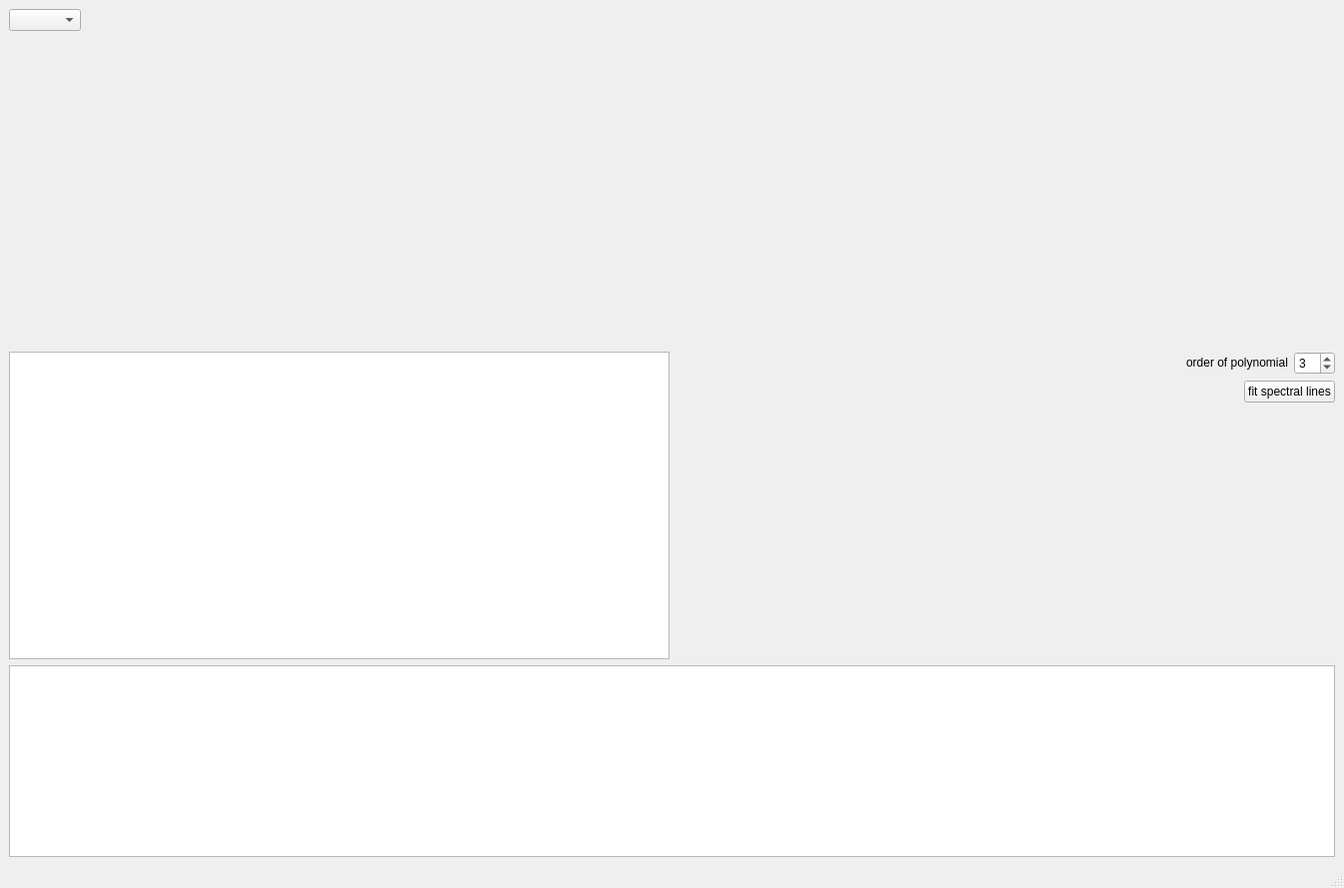
<?xml version="1.0" encoding="UTF-8"?>
<ui version="4.0">
 <class>MainWindow</class>
 <widget class="QMainWindow" name="MainWindow">
  <property name="geometry">
   <rect>
    <x>0</x>
    <y>0</y>
    <width>1345</width>
    <height>889</height>
   </rect>
  </property>
  <property name="windowTitle">
   <string>MainWindow</string>
  </property>
  <widget class="QWidget" name="centralwidget">
   <property name="sizePolicy">
    <sizepolicy hsizetype="Expanding" vsizetype="Expanding">
     <horstretch>0</horstretch>
     <verstretch>0</verstretch>
    </sizepolicy>
   </property>
   <layout class="QVBoxLayout" name="verticalLayout_2">
    <item>
     <layout class="QHBoxLayout" name="horizontalLayout_2">
      <item>
       <widget class="QComboBox" name="lightSourceSelector">
        <property name="sizePolicy">
         <sizepolicy hsizetype="Fixed" vsizetype="Fixed">
          <horstretch>0</horstretch>
          <verstretch>0</verstretch>
         </sizepolicy>
        </property>
       </widget>
      </item>
      <item>
       <spacer name="horizontalSpacer">
        <property name="orientation">
         <enum>Qt::Horizontal</enum>
        </property>
        <property name="sizeHint" stdset="0">
         <size>
          <width>40</width>
          <height>20</height>
         </size>
        </property>
       </spacer>
      </item>
     </layout>
    </item>
    <item>
     <widget class="CalibratePlot" name="calibratePlot" native="true">
      <property name="sizePolicy">
       <sizepolicy hsizetype="Expanding" vsizetype="Expanding">
        <horstretch>0</horstretch>
        <verstretch>0</verstretch>
       </sizepolicy>
      </property>
     </widget>
    </item>
    <item>
     <layout class="QHBoxLayout" name="horizontalLayout_4">
      <item>
       <widget class="QTableView" name="tableView"/>
      </item>
      <item>
       <layout class="QVBoxLayout" name="verticalLayout">
        <item>
         <layout class="QHBoxLayout" name="horizontalLayout">
          <item>
           <spacer name="horizontalSpacer_3">
            <property name="orientation">
             <enum>Qt::Horizontal</enum>
            </property>
            <property name="sizeHint" stdset="0">
             <size>
              <width>40</width>
              <height>20</height>
             </size>
            </property>
           </spacer>
          </item>
          <item>
           <widget class="QLabel" name="label">
            <property name="sizePolicy">
             <sizepolicy hsizetype="Fixed" vsizetype="Fixed">
              <horstretch>0</horstretch>
              <verstretch>0</verstretch>
             </sizepolicy>
            </property>
            <property name="text">
             <string>order of polynomial</string>
            </property>
           </widget>
          </item>
          <item>
           <widget class="QSpinBox" name="polynomialOrder">
            <property name="minimum">
             <number>1</number>
            </property>
            <property name="maximum">
             <number>10</number>
            </property>
            <property name="value">
             <number>3</number>
            </property>
           </widget>
          </item>
         </layout>
        </item>
        <item>
         <layout class="QHBoxLayout" name="horizontalLayout_3">
          <item>
           <spacer name="horizontalSpacer_2">
            <property name="orientation">
             <enum>Qt::Horizontal</enum>
            </property>
            <property name="sizeHint" stdset="0">
             <size>
              <width>40</width>
              <height>20</height>
             </size>
            </property>
           </spacer>
          </item>
          <item>
           <widget class="QPushButton" name="calculateCoeffs">
            <property name="sizePolicy">
             <sizepolicy hsizetype="Fixed" vsizetype="Fixed">
              <horstretch>0</horstretch>
              <verstretch>0</verstretch>
             </sizepolicy>
            </property>
            <property name="text">
             <string>fit spectral lines</string>
            </property>
           </widget>
          </item>
         </layout>
        </item>
        <item>
         <spacer name="verticalSpacer">
          <property name="orientation">
           <enum>Qt::Vertical</enum>
          </property>
          <property name="sizeHint" stdset="0">
           <size>
            <width>20</width>
            <height>40</height>
           </size>
          </property>
         </spacer>
        </item>
       </layout>
      </item>
     </layout>
    </item>
    <item>
     <widget class="QTableView" name="coeffView">
      <property name="sizePolicy">
       <sizepolicy hsizetype="MinimumExpanding" vsizetype="Fixed">
        <horstretch>0</horstretch>
        <verstretch>0</verstretch>
       </sizepolicy>
      </property>
      <attribute name="verticalHeaderVisible">
       <bool>false</bool>
      </attribute>
     </widget>
    </item>
   </layout>
  </widget>
  <widget class="QMenuBar" name="menubar">
   <property name="geometry">
    <rect>
     <x>0</x>
     <y>0</y>
     <width>1345</width>
     <height>20</height>
    </rect>
   </property>
  </widget>
  <widget class="QStatusBar" name="statusbar"/>
 </widget>
 <customwidgets>
  <customwidget>
   <class>CalibratePlot</class>
   <extends>QWidget</extends>
   <header>.CalibratePlot.h</header>
   <container>1</container>
  </customwidget>
 </customwidgets>
 <resources/>
 <connections/>
</ui>
